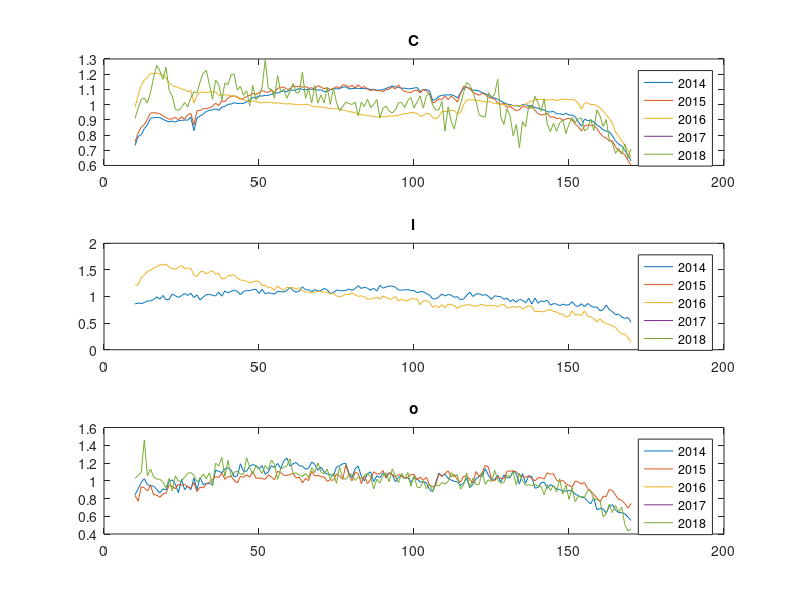

The MATLAB source for this figure:
% Cloud Shape Yearly Plot
% 1=428 4=557 5=630 
wavelengths = [1 4 5];
waves = ["Cloud Shape Master 428 nm", "Cloud Shape Master 557 nm", "Cloud Shape Master 630 nm"];
load('CloudShapeMasterYearly.mat');
Years = 2014:2018;
f1 = figure; figure(f1);
for i = 1:length(wavelengths)
   subplot(3, 1, i)
   for k = 1:length(Years)
      plot(10:170, CloudShapeMaster{k}(:,i), 'DisplayName', num2str(Years(k))); 
      hold on;
   end
   legend()
   title(waves(i))
end